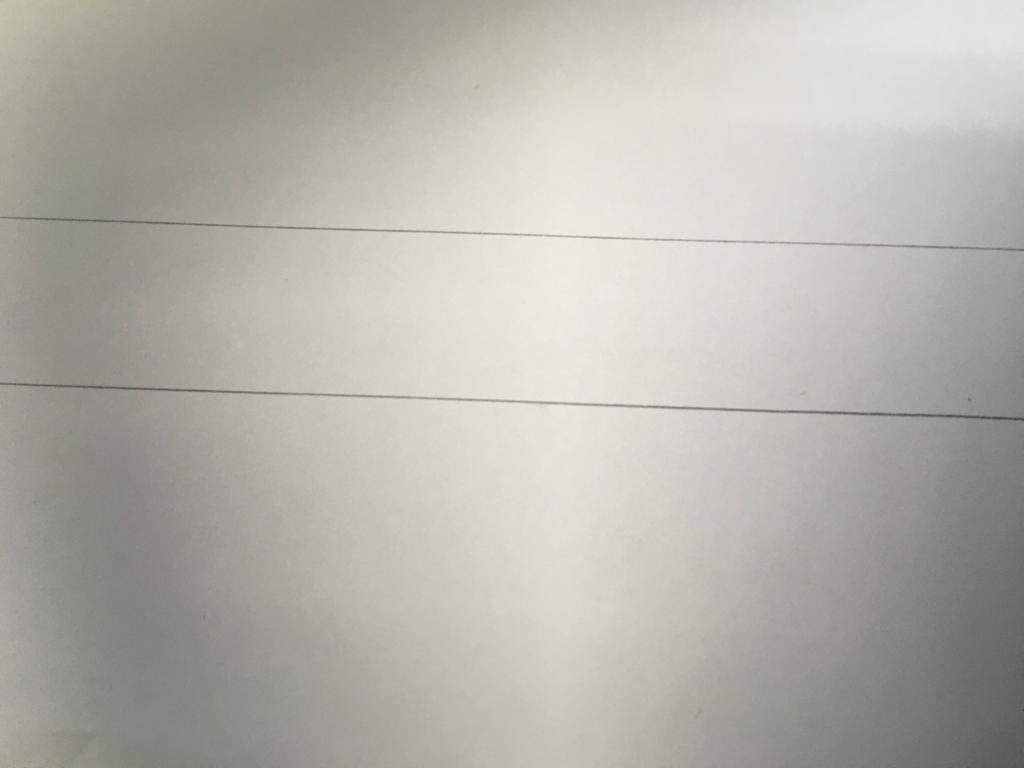
#> input picture michael-images/working-image-2.jfif, 1024 x 768 px
$ python drawing_program.py
#> lines starting #> are read from the running program, lines starting #| are printed output that depends on the picture; after the words box and inside, x2 and y2 are one past the last pixel; in counts of white or black regions, pixels touching at a corner belong together
import cv2
import numpy as np

# Load the image
img = cv2.imread('michael-images/working-image-2.jfif')
#> img is the input picture: shape (768, 1024, 3); mean B, G, R 172.4, 179.5, 180.9

# Convert the image to grayscale
gray = cv2.cvtColor(img, cv2.COLOR_BGR2GRAY)

# Apply Canny edge detection to detect edges
edges = cv2.Canny(gray, 50, 150, apertureSize=3)
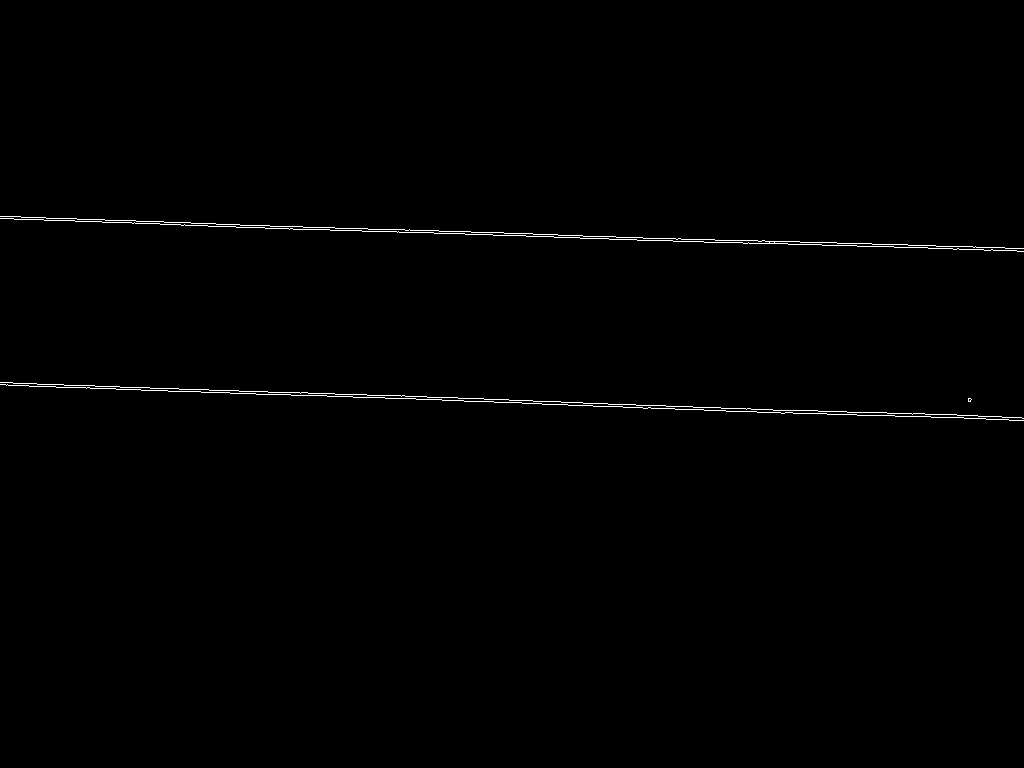
#> edges: shape (768, 1024); 0.52% white in thin lines or dots, all inside (x1, y1, x2, y2) = (0, 216, 1024, 421)

# Apply HoughLinesP transform to detect lines
lines = cv2.HoughLinesP(edges, rho=1, theta=np.pi / 180, threshold=30, minLineLength=0, maxLineGap=50)
#> lines = [[0, 382, 1023, 418], [0, 218, 496, 235], [6, 385, 1023, 420], [4, 216, 1023, 251], [392, 231, 792, 244], [798, 241, 1023, 248], [711, 239, 939, 246], [856, 414, 1008, 419], [13, 383, 300, 393], [0, 216, 375, 229], [664, 238, 796, 244], [302, 392, 560, 401]]

# Maths :(
if lines is not None:
    # Calculate the center of the two longest lines
    longest_lines = sorted(lines, key=lambda x: x[0][2] - x[0][0], reverse=True)[:2]
#> longest_lines = [[[0, 382, 1023, 418]], [[4, 216, 1023, 251]]]
    x1, y1, x2, y2 = longest_lines[0][0]
#> x1 = 0; y1 = 382; x2 = 1023; y2 = 418
    x3, y3, x4, y4 = longest_lines[1][0]
#> x3 = 4; y3 = 216; x4 = 1023; y4 = 251
    center_x = int((x1 + x2 + x3 + x4) / 4)
#> center_x = 512
    center_y = int((y1 + y2 + y3 + y4) / 4)
#> center_y = 316
    print("Center line coordinate point 1: ({}, {})".format(center_x, center_y))
#| Center line coordinate point 1: (512, 316)
    print(x1, x2, y1, y2)
#| 0 1023 382 418
    # Find the slope of one of the lines
    m = (y2 - y1) / (x2 - x1)
#> m = 0.0352
    # Find the y-intercept of the center line using the center point as input to determine the y-intercept of the
    # center line since they are parallel. Parallel means same slope different y-intercept.
    c = center_y - (m * center_x)
#> c = 298
    # Find the final y values of the two center line points
    final_y1 = int((m * 10000) + c)
#> final_y1 = 649
    final_y2 = int((m * -10000) + c)
#> final_y2 = -53
    # Find the final y values of the two arrow line points
    arrow_final_y1 = int((m * 900) + c)
#> arrow_final_y1 = 329
    arrow_final_y2 = int((m * 800) + c)
#> arrow_final_y2 = 326
    # Create the coordinates for the center line points
    p1 = (10000, final_y1)
#> p1 = (10000, 649)
    p2 = (-10000, final_y2)
#> p2 = (-10000, -53)
    # Create the coordinates for the arrow line points
    pa1 = (900, arrow_final_y1)
#> pa1 = (900, 329)
    pa2 = (800, arrow_final_y2)
#> pa2 = (800, 326)

    # Draw a red center point, center line, and direction of travel
    cv2.circle(img, (center_x, center_y), 5, (0, 0, 255), -1)
#> img: shape (768, 1024, 3); 0.01% of pixels changed, all inside (x1, y1, x2, y2) = (507, 311, 518, 322)
    cv2.line(img, p1, p2, (255, 0, 255), 2)
    cv2.arrowedLine(img, pa1, pa2, (0, 0, 255), 10)
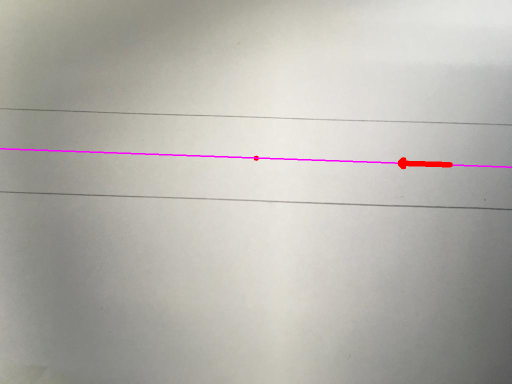
#> img: shape (768, 1024, 3) (shown at 1/2 size); mean B, G, R 172.3, 178.5, 181.2

# Draw the detected lines on the image
if lines is not None:
    for line in lines:
        x1, y1, x2, y2 = line[0]
        cv2.line(img, (x1, y1), (x2, y2), (255, 255, 0), 2)
#> this loop made 12 passes
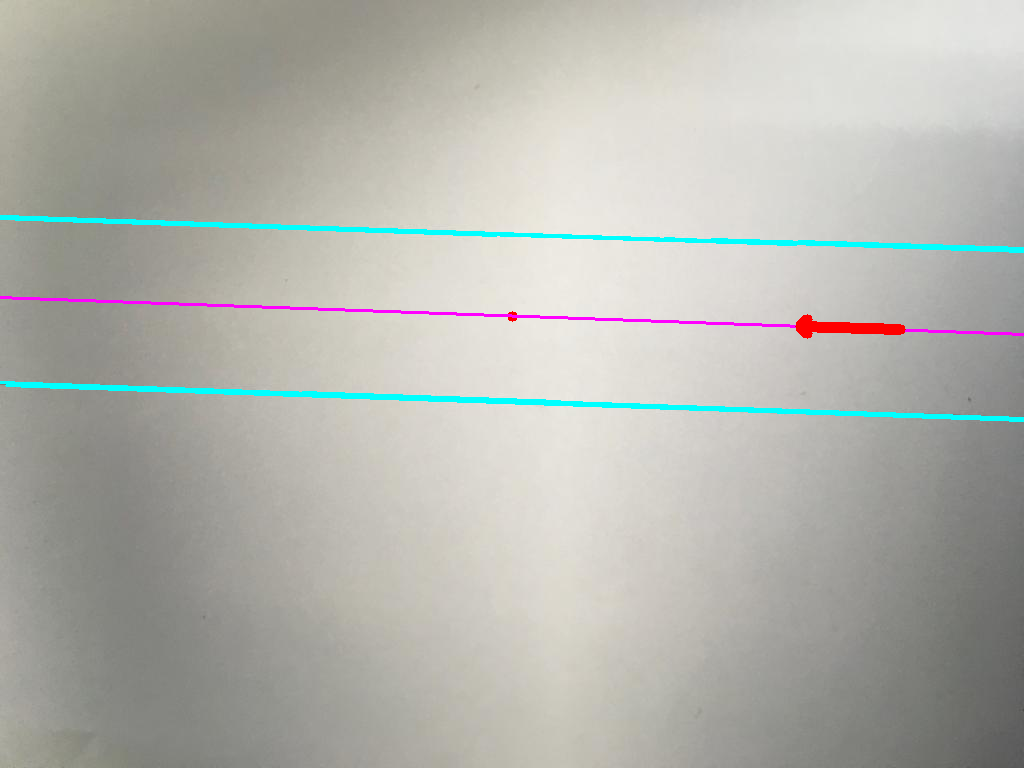
#> img: shape (768, 1024, 3); 1.39% of pixels changed, all inside (x1, y1, x2, y2) = (0, 215, 1024, 422)

# Display the image
cv2.imshow("Image", img)
cv2.waitKey(0)
cv2.destroyAllWindows()

$ run again, with michael-images/working-image-1.jfif copied over michael-images/working-image-2.jfif
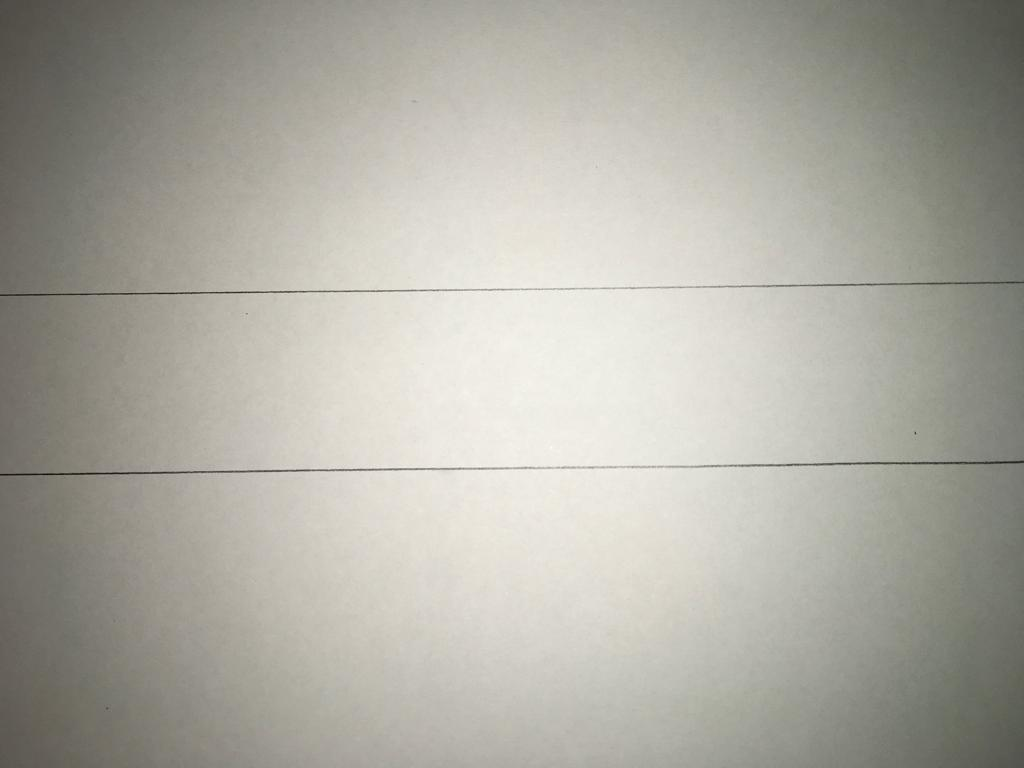
#> input picture michael-images/working-image-1.jfif, 1024 x 768 px
#> img is the input picture: shape (768, 1024, 3); mean B, G, R 163.1, 172, 173.8
#> `edges = cv2.Canny(gray, 50, 150, apertureSize=3)`:
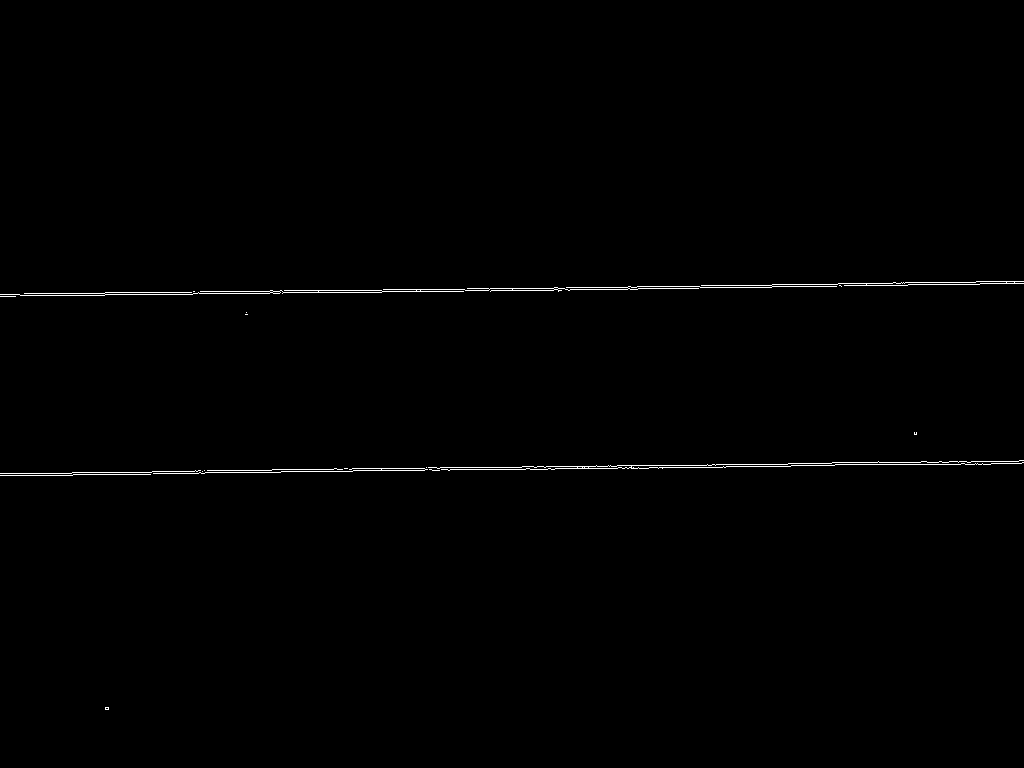
#> edges: shape (768, 1024); 0.52% white in thin lines or dots, all inside (x1, y1, x2, y2) = (0, 281, 1024, 710)
#> lines = 24 rows, first 6: [267, 293, 1011, 281], [416, 290, 782, 284], [491, 467, 719, 464], [269, 472, 955, 461], [490, 291, 1014, 282], [25, 473, 368, 468]
#> longest_lines = [[[267, 293, 1011, 281]], [[269, 472, 955, 461]]]
#> `x1, y1, x2, y2 = longest_lines[0][0]`: x1 = 267; y1 = 293; x2 = 1011; y2 = 281
#> x3 = 269; y3 = 472; x4 = 955; y4 = 461
#> center_x = 625
#> center_y = 376
#| Center line coordinate point 1: (625, 376)
#| 267 1011 293 281
#> m = -0.0161
#> c = 386.1
#> final_y1 = 224
#> final_y2 = 547
#> arrow_final_y1 = 371
#> arrow_final_y2 = 373
#> p1 = (10000, 224)
#> p2 = (-10000, 547)
#> pa1 = (900, 371)
#> pa2 = (800, 373)
#> the loop `for line in lines:` made 24 passes
#> after the loop `for line in lines:`:
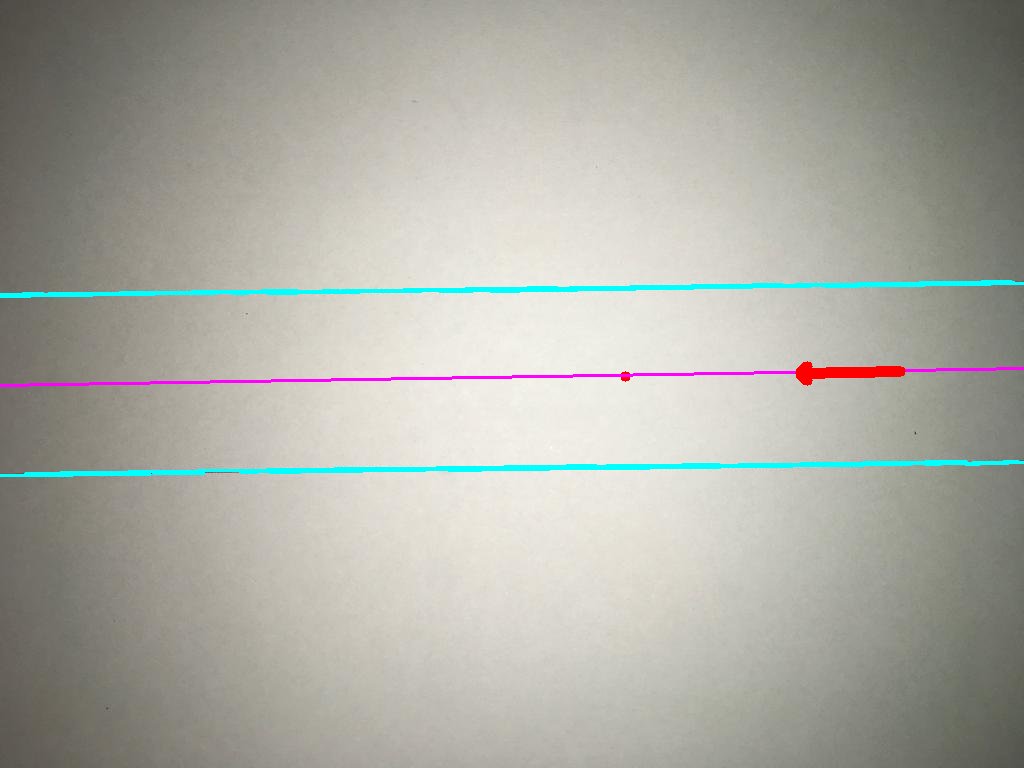
#> img: shape (768, 1024, 3); mean B, G, R 164.3, 172.2, 172

$ run again, with michael-images/working-image-3.jfif copied over michael-images/working-image-2.jfif
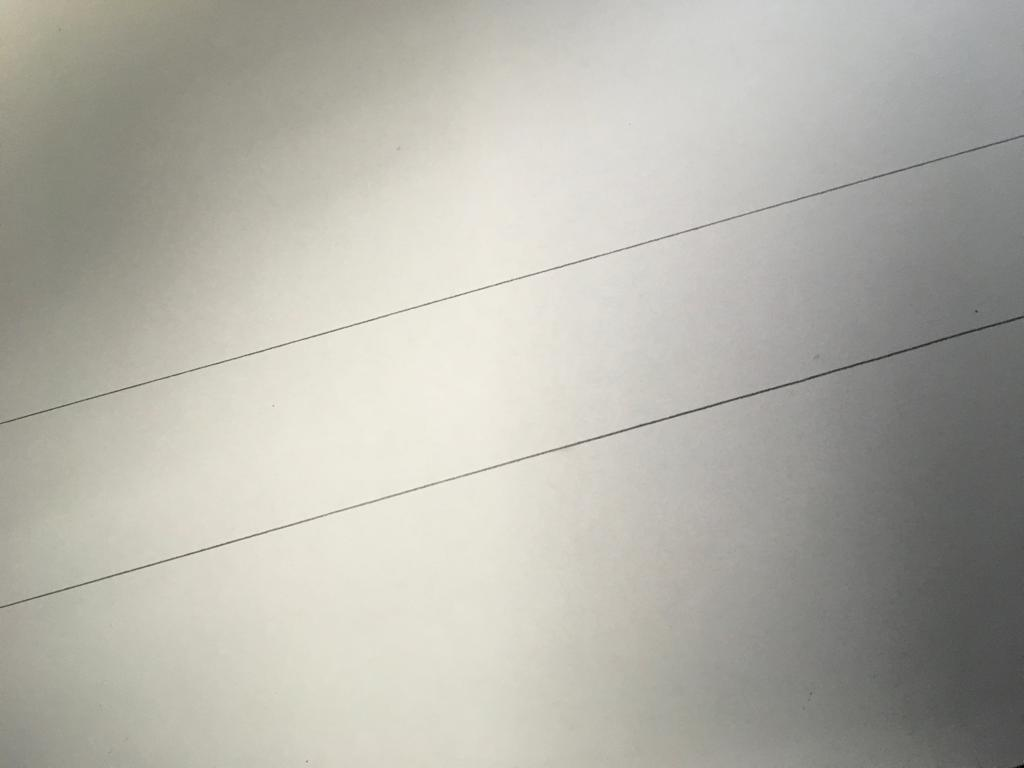
#> input picture michael-images/working-image-3.jfif, 1024 x 768 px
#> img is the input picture: shape (768, 1024, 3); mean B, G, R 170.4, 179, 180.4
#> `edges = cv2.Canny(gray, 50, 150, apertureSize=3)`:
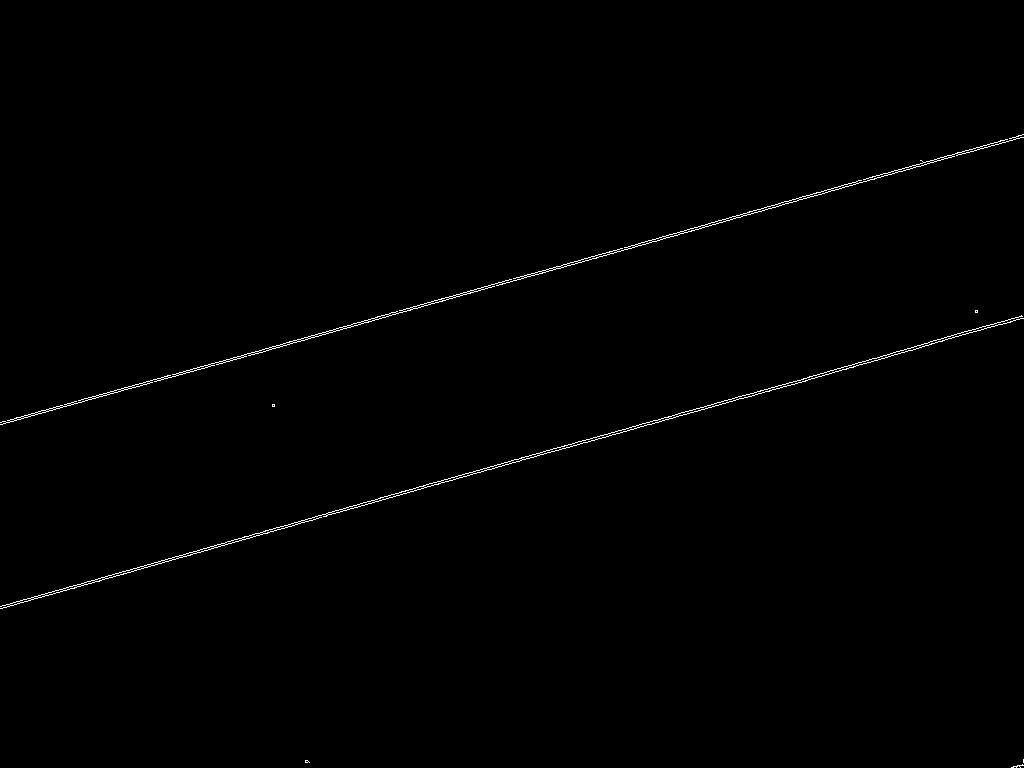
#> edges: shape (768, 1024); 0.53% white in thin lines or dots, all inside (x1, y1, x2, y2) = (0, 134, 1024, 768)
#> lines = 20 rows, first 6: [175, 376, 1022, 134], [1, 608, 583, 442], [520, 279, 962, 153], [5, 605, 681, 412], [480, 472, 1020, 318], [0, 424, 505, 280]
#> longest_lines = [[[175, 376, 1022, 134]], [[5, 605, 681, 412]]]
#> `x1, y1, x2, y2 = longest_lines[0][0]`: x1 = 175; y1 = 376; x2 = 1022; y2 = 134
#> x3 = 5; y3 = 605; x4 = 681; y4 = 412
#> center_x = 470
#> center_y = 381
#| Center line coordinate point 1: (470, 381)
#| 175 1022 376 134
#> m = -0.286
#> c = 515.3
#> final_y1 = -2341
#> final_y2 = 3372
#> arrow_final_y1 = 258
#> arrow_final_y2 = 286
#> p1 = (10000, -2341)
#> p2 = (-10000, 3372)
#> pa1 = (900, 258)
#> pa2 = (800, 286)
#> the loop `for line in lines:` made 20 passes
#> after the loop `for line in lines:`:
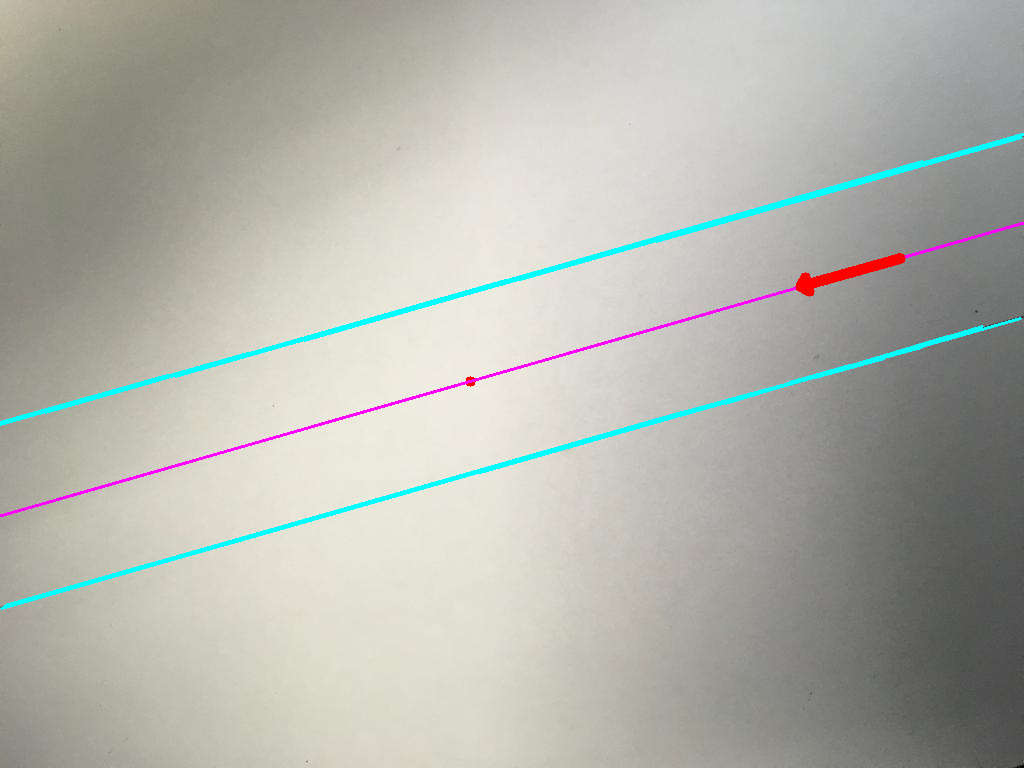
#> img: shape (768, 1024, 3); mean B, G, R 171.7, 179.2, 178.4
